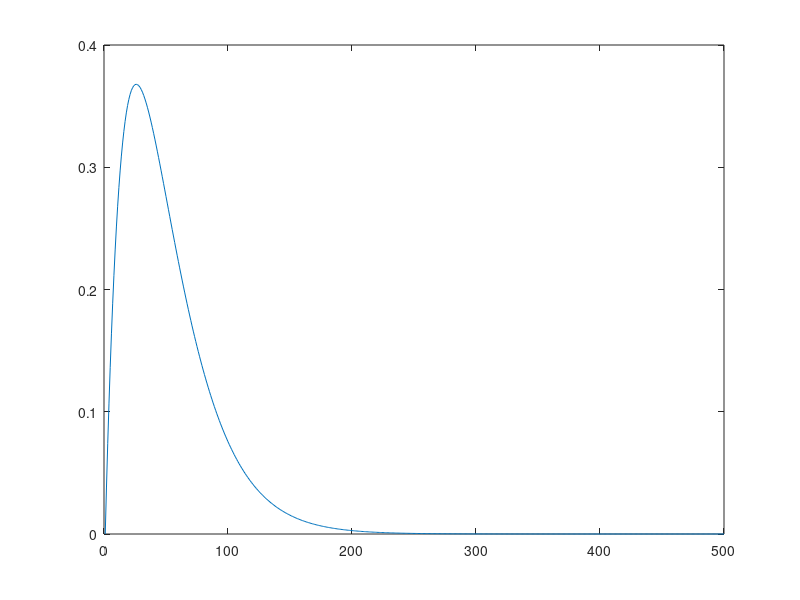

MATLAB code for this plot:
function SRM

xpoints = [];
ypoints = [];
fpoints = [];

steps = [];
tau = 0.02;

fun = @(t) t .* exp(-t);

for i = 1:500,
    steps(i) = (i - 1)*tau;
    fpoints(i) = (i - 1)*2*tau;
%     steps, fun(steps(i))
    
    %     subplot(2,1,2);
%     xpoints(i) = i;
%     ypoints(i) = i;
%     plot(xpoints,ypoints)
    % disp(['success'])
end

% plot(steps,fun(steps));
plot(fun(fpoints));
